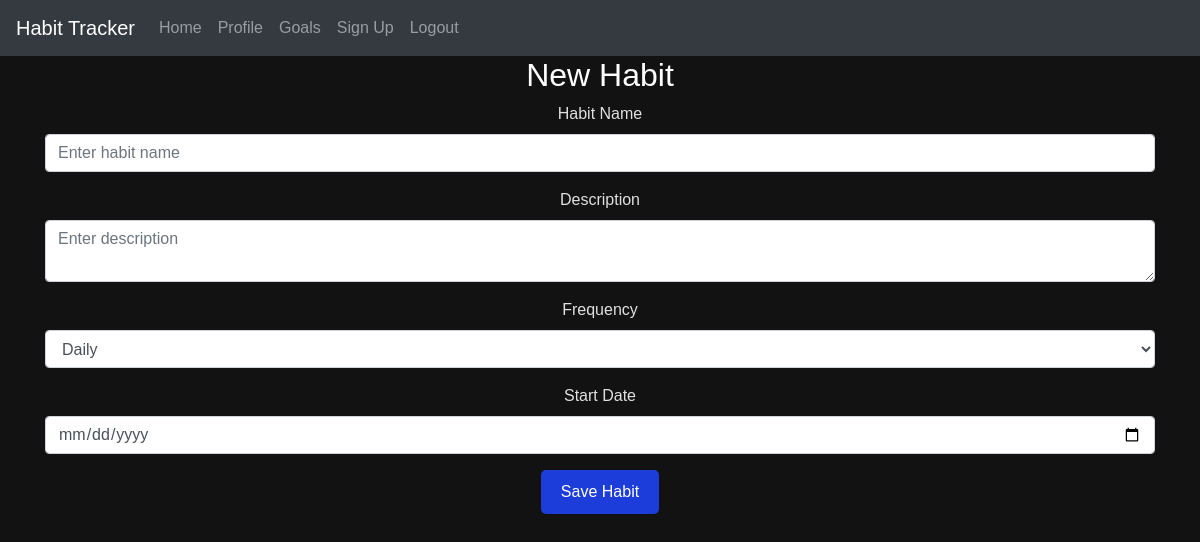
The app's page /edit-habit/7 (signed in), older data.
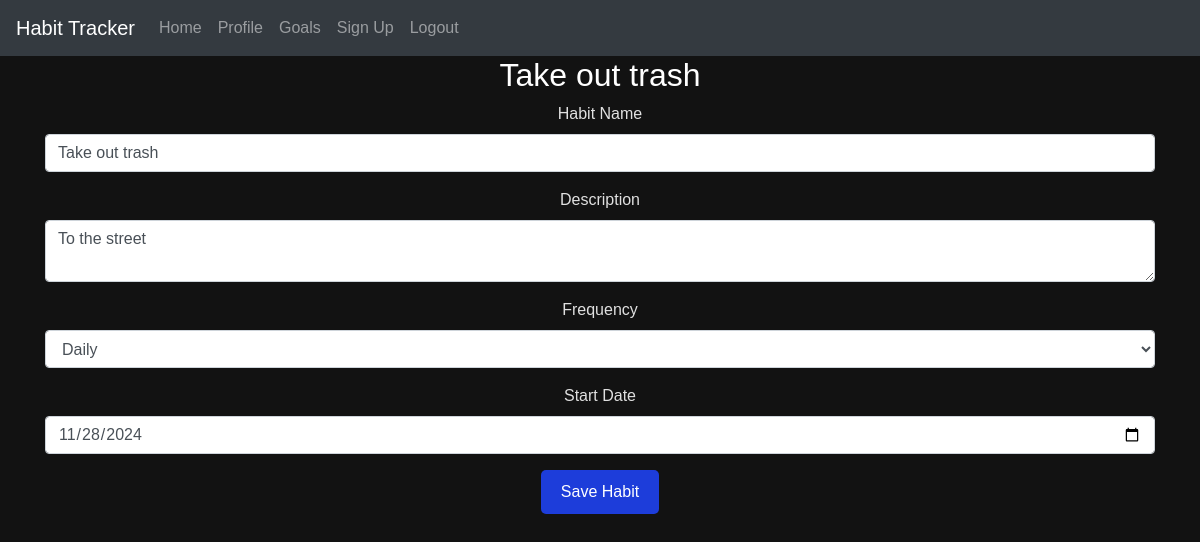
The same page, newer data.
### website/models.py (models this page shows)
class Habit(db.Model):
    __tablename__ = 'habits'  # define the table name
    id = db.Column(db.Integer, primary_key=True)
    name = db.Column(db.String(150), nullable=False)
    description = db.Column(db.Text, nullable=True)
    frequency = db.Column(db.String(50), nullable=False)  # e.g., Daily, Weekly, Monthly
    start_date = db.Column(db.DateTime(timezone=True), default=func.now())
    times_completed = db.Column(db.Integer, default=0)  # Total count of completions
    last_completed = db.Column(db.DateTime(timezone=True))  # Timestamp of the last completion
    habitlist = db.relationship('Habitlist', backref='habit', lazy=True)

### website/views.py (the view, shortened to what this page needs)
@views.route('/edit-habit/<int:habit_id>', methods=['GET', 'POST'])
@login_required
def edit_habit(habit_id):
    habit = Habit.query.get(habit_id)
    return render_template("edit_habit.html", user=current_user, habit=habit)

### website/__init__.py (called while the page is built)
def create_app():
    app = Flask(__name__)
    app.config['SECRET_KEY'] = 'hjshjhdjah kjshkjdhjs'
    app.config['SQLALCHEMY_DATABASE_URI'] = f'sqlite:///{DB_NAME}'
    app.config['SQLALCHEMY_TRACK_MODIFICATIONS'] = False  # Turn off modification tracking for performance
    db.init_app(app)
    migrate.init_app(app, db)  # Initialize Flask-Migrate with the app and db
    from .views import views
    from .auth import auth
    app.register_blueprint(views, url_prefix='/')
    app.register_blueprint(auth, url_prefix='/')
    from .models import User, Habit, Habitlist  # , Goal, Reminder
    with app.app_context():
        db.create_all()
    login_manager = LoginManager()
    login_manager.login_view = 'auth.login'
    login_manager.init_app(app)
    @login_manager.user_loader
    def load_user(id):
        return User.query.get(int(id))
    return app

### website/templates/edit_habit.html (shortened to what this page needs)
{% extends "base.html" %}
{% block content %}
<h2>{{ habit.name if habit else "New Habit" }}</h2>
<form method="POST">
    <div class="form-group">
        <label for="name">Habit Name</label>
        <input
            type="text"
            class="form-control"
            id="name"
            name="name"
            value="{{ habit.name if habit else '' }}"
            required
            title="Enter the name of the habit"
            placeholder="Enter habit name">
    </div>
    <div class="form-group">
        <label for="description">Description</label>
        <textarea
            class="form-control"
            id="description"
            name="description"
            title="Enter a brief description of the habit"
            placeholder="Enter description">{{ habit.description if habit else '' }}</textarea>
    </div>
    <div class="form-group">
        <label for="frequency">Frequency</label>
        <select
            id="frequency"
            name="frequency"
            class="form-control"
            title="Select how often the habit should be completed">
            <option value="Daily" {% if habit and habit.frequency == 'Daily' %}selected{% endif %}>Daily</option>
        </select>
    </div>
    <div class="form-group">
        <label for="start_date">Start Date</label>
        <input
            type="date"
            class="form-control"
            id="start_date"
            name="start_date"
            value="{{ habit.start_date.strftime('%Y-%m-%d') if habit else '' }}"
            title="Select the start date for the habit">
    </div>
    <button type="submit" class="btn btn-primary">Save Habit</button>
</form>
{% endblock %}

### website/templates/base.html (shortened to what this page needs)
<!DOCTYPE html>
<html lang="en">
<head>
    <link
        rel="stylesheet"
        href="https://stackpath.bootstrapcdn.com/bootstrap/4.4.1/css/bootstrap.min.css"
    />
    <link
        rel="stylesheet"
        href="https://stackpath.bootstrapcdn.com/font-awesome/4.7.0/css/font-awesome.min.css"
    />
    <link rel="stylesheet" href="{{ url_for('static', filename='styles.css') }}">
</head>
<body>
    <nav class="navbar navbar-expand-lg navbar-dark bg-dark">
        <a class="navbar-brand" href="/">Habit Tracker</a>
        <div class="collapse navbar-collapse" id="navbarNav">
            <ul class="navbar-nav">
                <li class="nav-item"><a class="nav-link" href="/">Home</a></li>
                <li class="nav-item"><a class="nav-link" href="/profile">Profile</a></li>
                <li class="nav-item"><a class="nav-link" href="/goals">Goals</a></li>
                <li class="nav-item"><a class="nav-link" href="{{ url_for('auth.sign_up') }}">Sign Up</a></li>
                <li class="nav-item"><a class="nav-link" href="/logout">Logout</a></li>
            </ul>
        </div>
    </nav>
    <div class="container">{% block content %}{% endblock %}</div>
</body>
</html>

### website/static/styles.css (style rules this page uses)
* { box-sizing: border-box; }
body { font-family: Arial, sans-serif; text-align: center; background-color: #121212; color: #e0e0e0; margin: 0; }
h2 { color: #ffffff; }
.btn-primary { background-color: #1d3dda; color: white; padding: 10px 20px; border: none; border-radius: 5px; cursor: pointer; }

Row changes from the older to the newer data that the page shows:
added Habit: name "Take out trash", description "To the street", frequency "Daily", start_date "11/28/2024"
Text that changed along with them:
{{ habit.name if habit else "New Habit" }}: "New Habit" → (not shown)
form field frequency: "Daily" → (not shown)
